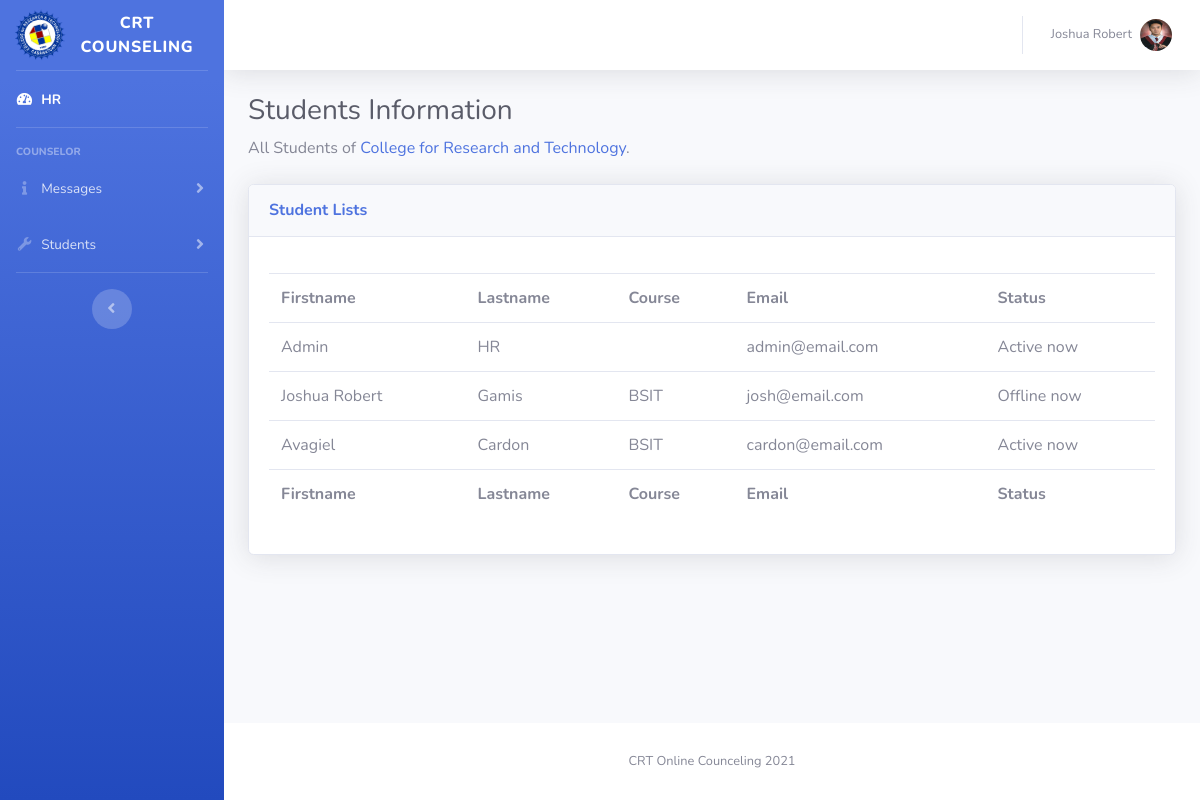
Screenshot of /admin/students.php (signed in) with the database file from the repository.
### tables this page shows
CREATE TABLE `users` (
  `user_id` int(11) NOT NULL,
  `unique_id` int(255) NOT NULL,
  `fname` varchar(255) NOT NULL,
  `lname` varchar(255) NOT NULL,
  `course` varchar(10) NOT NULL,
  `email` varchar(255) NOT NULL,
  `password` varchar(255) NOT NULL,
  `img` varchar(255) NOT NULL,
  `status` varchar(255) NOT NULL
);

### admin/students.php (the view, shortened to what this page needs)
<?php
  include_once "php/config.php";
?>
<!DOCTYPE html>
<html lang="en">
<head>
  <link href="vendor/fontawesome-free/css/all.min.css" rel="stylesheet" type="text/css">
  <link href="css/sb-admin-2.min.css" rel="stylesheet">
</head>
<body id="page-top">
  <div id="wrapper">
    <ul class="navbar-nav bg-gradient-primary sidebar sidebar-dark accordion" id="accordionSidebar">
      <a class="sidebar-brand d-flex align-items-center justify-content-center" href="dashboard.php">
        <div class="sidebar-brand-icon rotate-n-15">
          <img src="../img/crtlogo.png" style="max-width: 50px;">
        </div>
        <div class="sidebar-brand-text mx-3">CRT Counseling</div>
      </a>
      <hr class="sidebar-divider my-0">
      <li class="nav-item active">
        <a class="nav-link" href="index.php">
          <i class="fas fa-fw fa-tachometer-alt"></i>
          <span>HR</span></a>
      </li>
      <hr class="sidebar-divider">
      <div class="sidebar-heading">
        Counselor
      </div>
      <li class="nav-item">
        <a class="nav-link collapsed" href="#" data-toggle="collapse" data-target="#collapseTwo" aria-expanded="true" aria-controls="collapseTwo">
          <i class="fas fa-fw fa-info"></i>
          <span>Messages</span>
        </a>
      </li>
      <li class="nav-item">
        <a class="nav-link collapsed" href="#" data-toggle="collapse" data-target="#collapseUtilities" aria-expanded="true" aria-controls="collapseUtilities">
          <i class="fas fa-fw fa-wrench"></i>
          <span>Students</span>
        </a>
      </li>
      <hr class="sidebar-divider d-none d-md-block">
      <div class="text-center d-none d-md-inline">
        <button class="rounded-circle border-0" id="sidebarToggle"></button>
      </div>
    </ul>
    <div id="content-wrapper" class="d-flex flex-column">
      <div id="content">
        <nav class="navbar navbar-expand navbar-light bg-white topbar mb-4 static-top shadow">
          <ul class="navbar-nav ml-auto">
            <?php
            $sql = mysqli_query($conn, "SELECT * FROM users WHERE unique_id = {$_SESSION['unique_id']}");
            if(mysqli_num_rows($sql) > 0){
              $row = mysqli_fetch_assoc($sql);
            }
          ?>
            <li class="nav-item dropdown no-arrow">
              <a class="nav-link dropdown-toggle" href="#" id="userDropdown" role="button" data-toggle="dropdown" aria-haspopup="true" aria-expanded="false">
                <span class="mr-2 d-none d-lg-inline text-gray-600 small"><?php echo $row['fname']; ?></span>
                <img class="img-profile rounded-circle" src="../php/images/<?php echo $row['img']; ?>" alt="" style="max-width: 50px;">
              </a>
            </li>
          </ul>
        </nav>
        <div class="container-fluid">
          <h1 class="h3 mb-2 text-gray-800">Students Information</h1>
          <p class="mb-4">All Students of <a target="_blank" href="https://crt.edu.ph">College for Research and Technology</a>.</p>
          <div class="card shadow mb-4">
            <div class="card-header py-3">
              <h6 class="m-0 font-weight-bold text-primary">Student Lists</h6>
            </div>
            <div class="card-body">
              <div class="table-responsive">
                <table class="table table-bordered" id="dataTable" width="100%" cellspacing="0">
                  <thead>
                    <?php
                      $result = mysql_query("SELECT * FROM users ");
                      echo "<div id='data'>";
                      echo "<table  class=\"table\" bgcolor='#fff'>
                      <tr>
                      <th>Firstname</th>
                      <th>Lastname</th>
                      <th>Course</th>
                      <th>Email</th>
                      <th>Status</th>
                      </tr>
                  </thead>
                  <tfoot>
                    <tr>
                      <th>Firstname</th>
                      <th>Lastname</th>
                      <th>Course</th>
                      <th>Email</th>
                      <th>Status</th>
                    </tr>
                  </tfoot>";
                      while($row = mysql_fetch_array($result))
                        {
                          echo "<tr>";
                          echo "<td>" . $row['fname'] . "</td>";
                          echo "<td>" . $row['lname'] . "</td>";
                          echo "<td>" . $row['course'] . "</td>";
                          echo "<td>" . $row['email'] . "</td>";
                          echo "<td>" . $row['status'] . "</td>";
                          echo "</tr>";
                     }
                     echo"</Table>";
                     ?>
      </div>
      </div>
    </div>
      </div>
      </div>
      <footer class="sticky-footer bg-white">
        <div class="container my-auto">
          <div class="copyright text-center my-auto">
            <span>CRT Online Counceling 2021</span>
          </div>
        </div>
      </footer>
    </div>
  </div>
</body>
</html>

### rows the page displays
users: fname "Joshua Robert", img (picture), lname "Gamis", course "BSIT", email "josh@email.com", status "Offline now"
users: fname "Admin", lname "HR", email "admin@email.com", status "Active now"
users: fname "Avagiel", lname "Cardon", course "BSIT", email "cardon@email.com", status "Active now"
